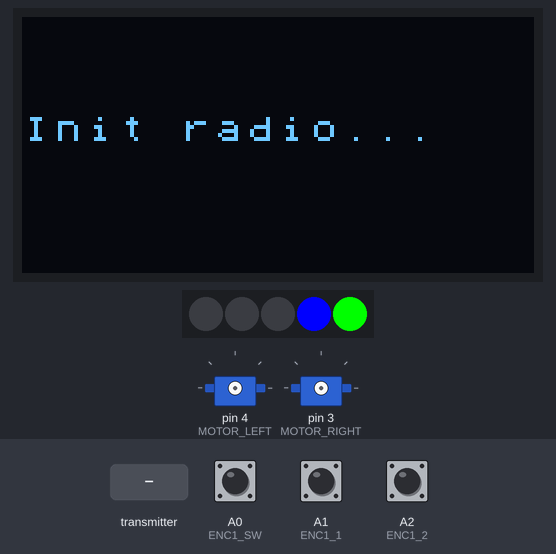
A sketch run on a simulated Arduino Uno, built with avr-gcc and run on an emulated ATmega328P. On the bench: 128×64 one-colour display, 5 RGB LEDs in strip order, left to right, 2 × servo. Inputs (shaded band) come from the test bench; at power-on: A0 (ENC1_SW) HIGH, A1 (ENC1_1) HIGH, A2 (ENC1_2) HIGH. No radio packets arrive unless stated.

Above: at 1.2 s.
At 5.5 s:
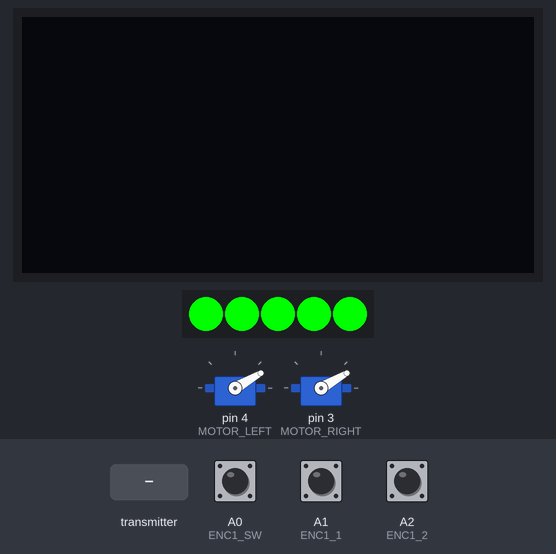
7.7 s: the transmitter starts sending tgl1 = 0
At 9.0 s:
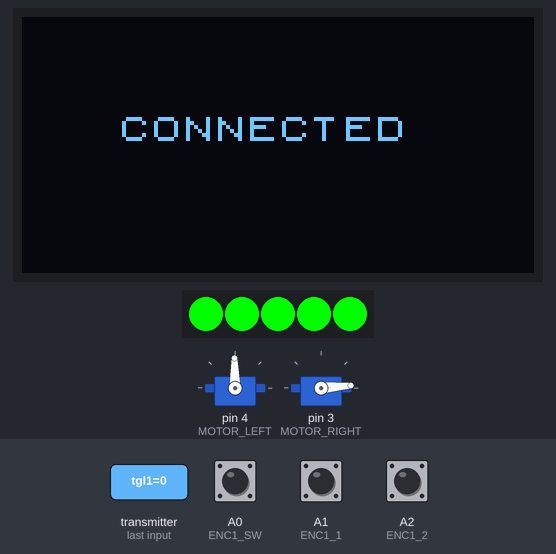
Timing chart, 0 to 10.7 s (numbered marks = the images above; inputs shaded):
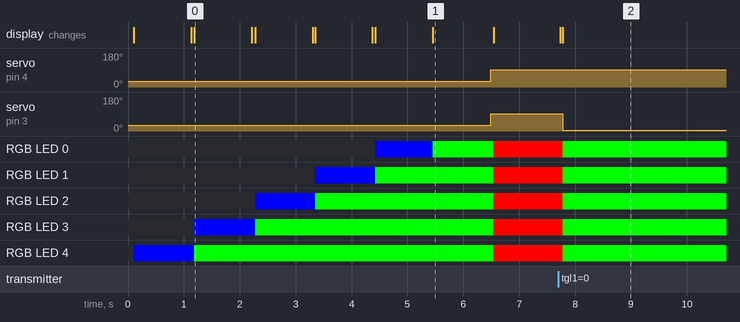

The sketch:

SnowCat.ino
```cpp
/*
* Arduino Wireless Communication Tutorial
*       Example 1 - Receiver Code
*
* by Dejan Nedelkovski, www.HowToMechatronics.com
*
* Library: TMRh20/RF24, https://github.com/tmrh20/RF24/
*/
#include <printf.h>

#include <SPI.h>
#include <nRF24L01.h>
#include <RF24.h>

#include <U8x8lib.h>

#include <Servo.h>

#include <Adafruit_NeoPixel.h>

//************************** PINS *************************************

#define LED_PIN 2

#define MOTOR_LEFT 4
#define MOTOR_RIGHT 3

#define DISPLAY_DC 10
#define DISPLAY_RST 9
#define DISPLAY_CS 6

#define RADIO_CE 7
#define RADIO_CSN 8

//Encoder 1 is directly soldered to the Arduino on PIN A0-A2
#define ENC1_SW A0
#define ENC1_1 A1
#define ENC1_2 A2

//************************ STRUCTS ***********************************

struct RECEIVE_DATA_STRUCTURE{
  //struct __attribute__((__packed__)) SEND_DATA_STRUCTURE{
  //put your variable definitions here for the data you want to send
  //THIS MUST BE EXACTLY THE SAME ON THE OTHER ARDUINO

  bool tgl1;
  bool tgl2;
  bool tgl3;
  bool tgl4;
  bool tgl5;
  bool tgl6;

  int16_t encVal1;
  int16_t encVal2;
  int16_t encVal3;
  int16_t encVal4;

  bool encSw1;
  bool encSw2;
  bool encSw3;
  bool encSw4;

  // Joystick
  bool joy1Btn;
  int16_t joy1X;
  int16_t joy1Y;
  int16_t joy1Z;

  bool joy2Btn;
  int16_t joy2X;
  int16_t joy2Y;
  int16_t joy2Z;
};

struct SEND_DATA_STRUCTURE{
   //put your variable definitions here for the data you want to receive
  //THIS MUST BE EXACTLY THE SAME ON THE OTHER ARDUINO
  int16_t mode;
  int16_t count;
};


//*********************** CONSTANTS ***********************************
const long STARTUP_DELAY = 1000;

const byte LED_COUNT = 5;

const byte LED_MODES = 2;

const int MOTOR_OFF = 91;
const int MOTOR_MAX = 175;
const int MOTOR_MIN = 5;
const int CENTER = 5;

const uint8_t address[][6] = {"1Node", "2Node"};

//********************** VARIABLES **********************************

bool startup = true;

unsigned long currentMillis;
long previousMillis = 0;    // set up timers
unsigned long remoteMillis; //last time I heard from the remote

bool remoteState = false;
bool remoteStateOld = true;

int ledBrightness = 255;

int posEncoder = 0;
int posEncoderPrev = 0;
bool prevEnVal = HIGH;
bool buttonPressed = LOW;
bool prevButtonPressed = HIGH;

//*********************** OBJECTS ***********************************


SEND_DATA_STRUCTURE data_send;
RECEIVE_DATA_STRUCTURE data_remote;

RECEIVE_DATA_STRUCTURE data_prev;


RF24 radio(RADIO_CE, RADIO_CSN); // CE, CSN

U8X8_SSD1306_128X64_NONAME_4W_HW_SPI screen( DISPLAY_CS, DISPLAY_DC, DISPLAY_RST);

Adafruit_NeoPixel strip(LED_COUNT, LED_PIN, NEO_GRB + NEO_KHZ800);

Servo motorLeft;
Servo motorRight;


//*******************************************************************
//*******************************************************************
//*******************************************************************
void setup() {
  Serial.begin(115200);

  pinMode(ENC1_SW, INPUT_PULLUP);
  pinMode(ENC1_1, INPUT_PULLUP);
  pinMode(ENC1_2, INPUT_PULLUP);

  screen.begin();
  screen.setFont(u8x8_font_chroma48medium8_r );


  strip.begin();           // INITIALIZE NeoPixel strip object (REQUIRED)
  for(int i=0;i<LED_COUNT;i++) {
    strip.setPixelColor(i, strip.Color(0, 0, 0));
  }
  strip.show();            // Turn OFF all pixels ASAP

  startupMessage("Init I/O..." , 4);
  startupMessage("Init radio..." , 3);

  while (!radio.begin()) {
    screen.clear();
    screen.drawString(0,3, "Radio error!");
    strip.setPixelColor(3, strip.Color(ledBrightness, 0, 0));
    strip.show();
    delay(500);
  }

  startupMessage("Init receiver..." , 2);

  radio.openWritingPipe(address[1]); // 00001
  radio.openReadingPipe(1, address[0]); // 00002
  radio.setPayloadSize(sizeof(RECEIVE_DATA_STRUCTURE));
  //radio.setAutoAck(true);
  radio.setPALevel(RF24_PA_MIN);
  radio.startListening();
  printf_begin();
  radio.printPrettyDetails();

  motorLeft.attach(MOTOR_LEFT);
  motorRight.attach(MOTOR_RIGHT);

  motorLeft.write(30);
  motorRight.write(30);

  startupMessage("Init motors" , 1);

  startupMessage("Startup done" , 0);
  startupMessage("" , -1);

}


void loop() {

  currentMillis = millis();

  readEncoder(posEncoder, digitalRead(ENC1_2), digitalRead(ENC1_1), prevEnVal);

  if (currentMillis - previousMillis >= 10) {  // start timed event
  if (radio.available()) { //try to receive data
     remoteMillis = currentMillis;
     data_prev = data_remote;
     radio.read(&data_remote, sizeof(RECEIVE_DATA_STRUCTURE));
     remoteMillis = currentMillis;
  }

   // is the remote disconnected for too long ?
    if (currentMillis - remoteMillis > 100) {
      remoteState = false;
    }
    else {
      remoteState = true;
    }

    if(startup) {
      remoteState = false;
      remoteStateOld = true;
      startup = false;
    }

    // if disconnected
    if (!remoteState && remoteStateOld) {
      remoteStateOld = remoteState;
      //Serial.println("Disconnected");
      motorLeft.write(MOTOR_OFF);
      motorRight.write(MOTOR_OFF);

      screen.clear();
      screen.drawString(0, 3, "  DISCONNECTED");

      for(int i=0;i<LED_COUNT;i++) {
        strip.setPixelColor(i, strip.Color(ledBrightness, 0, 0));
      }
      strip.show();

    } else if(remoteState){

      if(remoteState && !remoteStateOld) {
        remoteStateOld = remoteState;

        screen.clear();
        screen.drawString(0, 3, "   CONNECTED");

        for(int i=0;i<LED_COUNT;i++) {
          strip.setPixelColor(i, strip.Color(0, ledBrightness, 0));
        }
        strip.show();
      }

      // MOTORS
      if(data_remote.tgl6) {
         motorLeft.write(MOTOR_OFF);
         motorRight.write(MOTOR_OFF);
      } else {
        long x1 = data_remote.joy1X-512;
        long y1 = data_remote.joy1Y-512;
        long z1 = data_remote.joy1Z-512;
        if(abs(z1)<CENTER) {
          z1 = 0;
        }

        double motorL = max(-512, min(512, y1 - min(0, -x1) - z1));
        double motorR = max(-512, min(512, y1 - min(0,x1) + z1));

        motorL = map(motorL, -512, 512, MOTOR_MIN, MOTOR_MAX);
        motorR = map(motorR, -512, 512, MOTOR_MIN, MOTOR_MAX );

       if(abs((180/2)-motorL)<CENTER) {
          motorL = MOTOR_OFF;
        }
        if(abs((180/2)-motorR)<CENTER) {
          motorR = MOTOR_OFF;
        }

        motorLeft.write(motorL);
        motorRight.write(motorR);
      }
    }
  } //end of timed loop

} //end of main loop

void startupMessage(char* message, int ledPin) {
  screen.clear();
  screen.drawString(0 ,3 , message);

  strip.setPixelColor(ledPin, strip.Color(0, 0, ledBrightness));
  if(ledPin<=4) {
    strip.setPixelColor(ledPin+1, strip.Color(0, ledBrightness, 0));
  }

  strip.show();
  long t = millis();
  while(t+STARTUP_DELAY>millis()&&digitalRead(ENC1_SW)) { } //delay, but shortcut with button
}

void readEncoder(int& val, bool val1, bool val2, bool& valAPrev) {
  if ((valAPrev == HIGH) && (val1 == LOW)) {
    if (val2 == HIGH) {
      val = max(-999, val-1);
    } else {
      val = min(999, val+1);
    }
  }
  valAPrev = val1;
}
```

Measured:
- after the input at 7.7 s, servo on pin 3 (MOTOR_RIGHT): 91° → 5° after 0.08 s; RGB LED 0–4: RGB(255, 0, 0) → RGB(0, 255, 0) after 0.08 s; the display: first changes at once (image 2 shows a later state)
- what the display in image 0 shows lasts 1.0 s, from 1.2 s to 2.2 s
- what the display in image 1 shows lasts 1.1 s, from 5.4 s to 6.5 s
